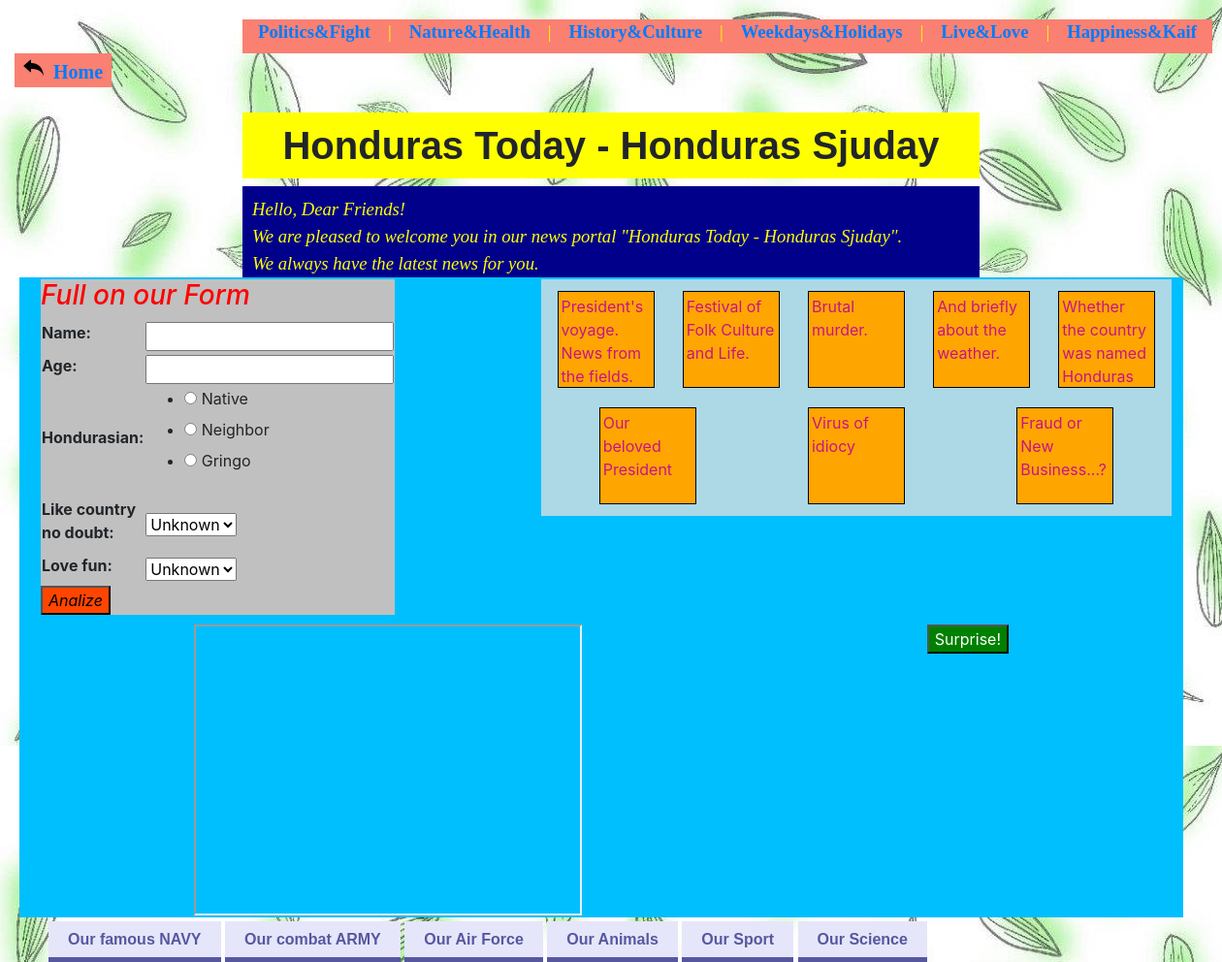
Page /news/ on the committed database.
### news/models.py (models this page shows, shortened)
class Article(models.Model):
    author = models.ForeignKey(settings.AUTH_USER_MODEL, on_delete=models.CASCADE)
    title = models.CharField(max_length=200)
    text = models.TextField()
    image = models.ImageField(upload_to="media/images", default="media/images/no_img.jpg")
    created_date = models.DateTimeField(default=timezone.now)
    published_date = models.DateTimeField(blank=True, null=True)

### news/views.py (the view)
# urls.py: path('', views.index, name='index'),
def index(request):
    latest_article_list = Article.objects.order_by('created_date')[:10]
    if request.method == "POST":
        name = request.POST.get("name")
        hondurasian = request.POST.get("hondurasian")
        like_country_No_doubt = request.POST.get("like_country_No_doubt")
        love_Fun = request.POST.get("love_Fun")
        testForm = "Hello, {0}!".format(hondurasian) + \
                   " You are {0}".format(like_country_No_doubt) + \
                   " Our Friend, {0}".format(name) + \
                   ". You will get {0}".format(love_Fun) + \
                   " pleasure from Our Country and This website!"
        context = {'latest_article_list': latest_article_list, 'text': testForm}
        return render(request, 'news/index2.html', context)
    else:
        testForm = StartForm()
        context = {'latest_article_list': latest_article_list, 'form': testForm}
        return render(request, 'news/index.html', context)

### news/forms.py
class StartForm(forms.Form):
    name = forms.CharField()
    age = forms.IntegerField()
    hondurasian = forms.ChoiceField(required=True, widget=forms.RadioSelect(attrs={'class': 'Radio'}),
                                    choices=(('native', 'Native'), ('neighbor', 'Neighbor'), ('gringo', 'Gringo'),))
    like_country_No_doubt = forms.NullBooleanField()
    love_Fun = forms.NullBooleanField()

### news/templates/news/index.html (shortened to what this page needs)
{% extends "news/base_list.html" %}
{% block content %}
{% load static %}
<link rel="stylesheet" type="text/css" href="{% static 'css/style.css' %}">
<header id="capit">
    {% if 1 == 1 %}
        <h1>Honduras Today - Honduras Sjuday</h1>
        <p>Hello, Dear Friends!<br>
        We are pleased to welcome you in our news portal "Honduras Today - Honduras Sjuday".<br>
        We always have the latest news for you.</p>
    {% endif %}
</header>
<main>
<div class="bigbox">
    <div class="anketa">
        <h3 style="color: red; font-style: italic">Full on our Form</h3>
        <form method="POST">
            <table class="meeting">
                {{ form }}
            </table>
            <input id="anal" style="background: orangered; color: antiquewhit;
            font-style: italic" type="submit" value="Analize">
        </form>
    </div>
{% if latest_article_list %}
    <div class="container">
    {% for article in latest_article_list %}
        <div class="punkt">
            <a href="{% url 'news:detail' article.id %}">{{ article.title }}</a>
        </div>
    {% endfor %}
    </div>
    <iframe src="{% static 'video/Honduras.mp4' %}" width="400" height="300" sandbox="allow-same-origin">
    </iframe>
    <div>
        <input type="button" value="Surprise!" onclick="surprise()">
    </div>
    </div>
{% else %}
    <p>No news are available.</p>
{% endif %}
</main>
{% endblock %}

### news/templates/news/base_list.html (shortened to what this page needs)
<!DOCTYPE html>
<html lang="en">
<head>
{% load static %}
    <link rel="stylesheet" href="https://stackpath.bootstrapcdn.com/bootstrap/4.5.0/css/bootstrap.min.css">
    <link rel="stylesheet" type="text/css" href="{% static 'css/base_style.css' %}">
</head>
<body>
{% block navbar %}
<nav class="navbar">
    <a href="one.html">Politics&Fight</a> | <a href="two.html">Nature&Health</a> |
    <a href="three.html">History&Culture</a> | <a href="four.html">Weekdays&Holidays</a> |
    <a href="five.html">Live&Love</a> | <a href="six.html">Happiness&Kaif</a>
</nav>
{% endblock %}
{% block sidebar %}
      <ul class="sidebar-nav">
          <li><a href="{% url 'news:index' %}">Home</a></li>
      </ul>
{% endblock %}
{% block content %}
{% endblock %}
{% block footbar %}
      <ul class="foot-menu">
          <li><a href="navy.html">Our famous NAVY</a></li>
          <li><a href="army.html">Our combat ARMY</a></li>
          <li><a href="airforce.html">Our Air Force</a></li>
          <li><a href="animals.html">Our Animals</a></li>
          <li><a href="sport.html">Our Sport</a></li>
          <li><a href="science.html">Our Science</a></li>
      </ul>
{% endblock %}
</body>
</html>

### news/static/css/base_style.css (style rules this page uses)
body { background: springgreen url("/static/image/leaves_new.jpg"); background-repeat: repeat; }
.navbar { display: flex; align-content: flex-end; width: 1000px; height: 35px; margin-top: 20px; margin-left: 250px; background-color: salmon; text-align: left; font-family: Times; color: yellow; font-size: 14pt; }
.navbar>a { font-weight: bolder; }
.sidebar-nav { width: 100px; height: 35px; margin-left: 15px; background-color: salmon; font-family: Times; font-weight: bolder; font-size: 20px; list-style-image: url("/static/image/icon_home.png"); }
.foot-menu { list-style-type: none; margin: 10px; }
.foot-menu a { text-decoration: none; background-color: lavender; font-family: sans-serif; color: #5757a0; font-weight: bolder; font-size: 16pt display: inline-block; padding: 10px 20px; border-bottom: 5px solid #5757a0; }
.foot-menu li { display: inline; }

### news/static/css/style.css (style rules this page uses)
#capit { width: auto; height: 110px; margin-left: 120px; margin-right: 120px; padding: 10px; }
header>h1 { text-align: center; background-color: yellow; font-family: Arial; font-weight: bold; margin-left: 120px; margin-right: 120px; padding: 10px; }
header>p { text-align: left; background-color: darkblue; font-family: Times; color: yellow; font-size: 14pt; font-style: italic; margin-left: 120px; margin-right: 120px; padding: 10px; }
.meeting { width: 100px; }
input[type="button"] { font-size: 12pt; background-color: green; color: white; }
.bigbox { background-color: deepskyblue; width: 1200px; height: auto; margin-top: 70px; margin-left: 20px; display: flex; flex-wrap: wrap; justify-content: space-around; align-items: flex-start; padding: 2px; }
.anketa { background: silver; margin-left: 20px; margin-bottom: 10px; }
.container { background-color: lightblue; width: 650px; height: auto; margin-right: 10px; display: flex; flex-wrap: wrap; justify-content: space-around; align-items: flex-start; padding: 2px; }
.punkt { background-color: orange; width: 100px; height: 100px; display: block; margin: 10px; border: 1px solid #000; padding: 3px; }
.punkt> a { color: mediumvioletred; font-size: 12pt; }

### rows in the picture
Article: title "President's voyage. News from the fields."
Article: title "Festival of Folk Culture and Life."
Article: title "Brutal murder."
Article: title "And briefly about the weather."
Article: title "Whether the country was named Honduras"
Article: title "Our beloved President"
Article: title "Virus of idiocy"
Article: title "Fraud or New Business...?"
